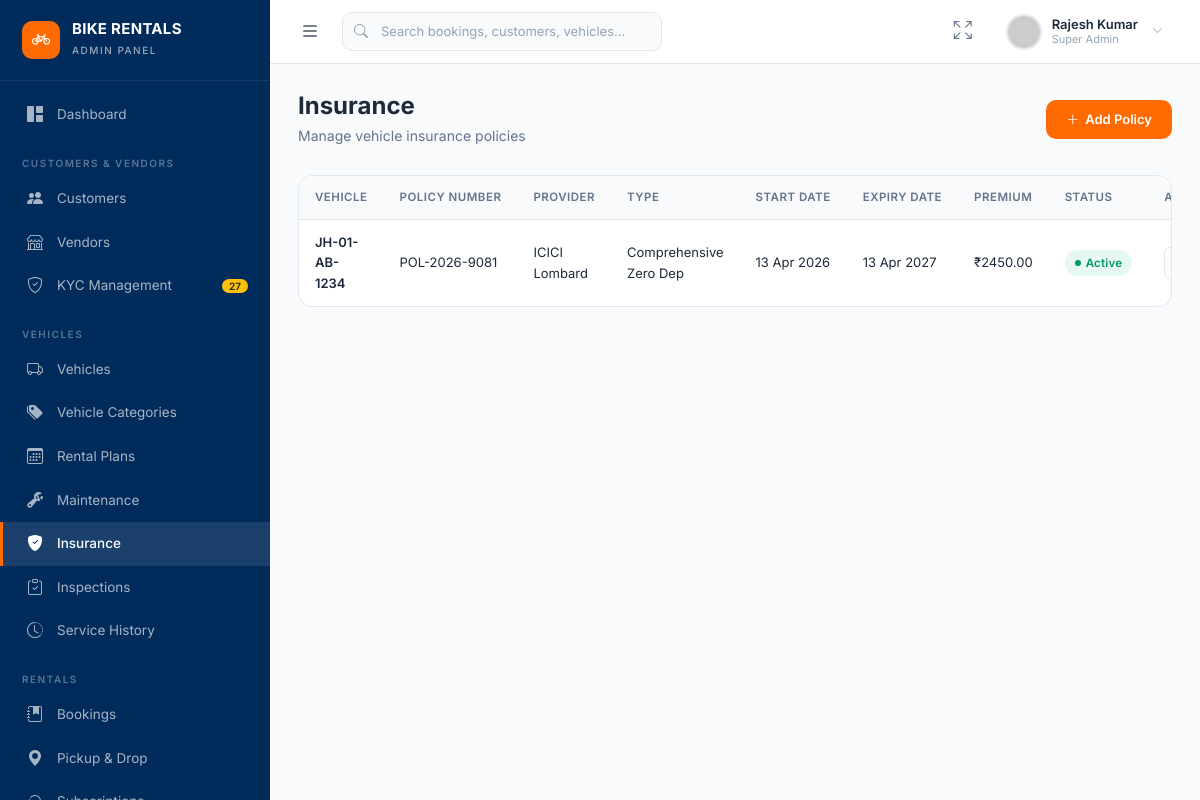
Screenshot of /maintenance/insurance/ with the database file from the repository.
### myapp/models.py (models this page shows, shortened)
class InsuranceRecord(models.Model):
    policy_number = models.CharField(max_length=50, unique=True)
    vehicle = models.ForeignKey(Vehicle, on_delete=models.CASCADE, related_name="insurance_records")
    provider = models.CharField(max_length=150)
    coverage_type = models.CharField(max_length=100, default="Comprehensive")
    start_date = models.DateField()
    expiry_date = models.DateField()
    premium_amount = models.DecimalField(max_digits=10, decimal_places=2, default=0)
    status = models.CharField(max_length=20, default="Active")
    class Meta:
        ordering = ["expiry_date"]

class Vehicle(models.Model):
    FUEL_CHOICES = [
        ("Petrol", "Petrol"),
        ("Electric", "Electric"),
        ("Diesel", "Diesel"),
    ]
    STATUS_CHOICES = [
        ("Available", "Available"),
        ("Rented", "Rented"),
        ("Reserved", "Reserved"),
        ("Maintenance", "Maintenance"),
        ("Inactive", "Inactive"),
    ]
    vehicle_id = models.CharField(max_length=20, unique=True, blank=True)
    vehicle_number = models.CharField(max_length=50, unique=True)
    brand = models.CharField(max_length=100)
    model = models.CharField(max_length=100)
    category = models.ForeignKey(VehicleCategory, on_delete=models.SET_NULL, null=True, related_name="vehicles")
    fuel_type = models.CharField(max_length=20, choices=FUEL_CHOICES, default="Petrol")
    battery_capacity_or_engine = models.CharField(max_length=50, default="110cc")
    range_km = models.PositiveIntegerField(default=120)
    current_location = models.ForeignKey(Location, on_delete=models.SET_NULL, null=True, blank=True, related_name="vehicles")
    franchise = models.ForeignKey(Franchise, on_delete=models.SET_NULL, null=True, blank=True, related_name="vehicles")
    rental_price_per_hour = models.DecimalField(max_digits=8, decimal_places=2, default=60)
    rental_price_per_day = models.DecimalField(max_digits=8, decimal_places=2, default=450)
    rental_price_per_week = models.DecimalField(max_digits=8, decimal_places=2, default=2700)
    rental_price_per_month = models.DecimalField(max_digits=8, decimal_places=2, default=8500)
    security_deposit = models.DecimalField(max_digits=8, decimal_places=2, default=1000)
    availability_status = models.CharField(max_length=30, choices=STATUS_CHOICES, default="Available")
    odometer_reading = models.PositiveIntegerField(default=5000)
    fuel_or_battery_level = models.PositiveIntegerField(default=100)
    color = models.CharField(max_length=50, default="Black")
    registration_year = models.PositiveIntegerField(default=2024)
    vehicle_type = models.CharField(max_length=50, default="Scooter", blank=True)
    engine_number = models.CharField(max_length=100, blank=True)
    engine_capacity = models.CharField(max_length=50, blank=True)
    chassis_number = models.CharField(max_length=100, blank=True)
    delivery_charge = models.DecimalField(max_digits=8, decimal_places=2, default=100)
    late_return_fee = models.DecimalField(max_digits=8, decimal_places=2, default=100)
    insurance_policy_number = models.CharField(max_length=100, blank=True)
    insurance_provider = models.CharField(max_length=150, blank=True)
    insurance_start_date = models.DateField(null=True, blank=True)
    insurance_expiry_date = models.DateField(null=True, blank=True)
    registration_date = models.DateField(null=True, blank=True)
    rc_expiry_date = models.DateField(null=True, blank=True)
    fitness_valid_until = models.DateField(null=True, blank=True)
    image = models.TextField(blank=True, null=True)
    images = models.JSONField(default=list, blank=True)
    image_front = models.TextField(blank=True, null=True, verbose_name="Front View Image")
    image_side = models.TextField(blank=True, null=True, verbose_name="Side View Image")
    image_back = models.TextField(blank=True, null=True, verbose_name="Back View Image")
    image_dashboard = models.TextField(blank=True, null=True, verbose_name="Dashboard Image")
    is_active = models.BooleanField(default=True)
    created_at = models.DateTimeField(default=timezone.now)
    class Meta:
        ordering = ["-id"]

### myapp/views.py (the view, shortened to what this page needs)
# urls.py: path('maintenance/insurance/', views.maintenance_insurance, name='admin_insurance'),
def maintenance_insurance(request):
    policies = InsuranceRecord.objects.select_related("vehicle").all()
    vehicles = Vehicle.objects.all()
    return render(request, "admin/maintenance/insurance.html", {"policies": policies, "vehicles": vehicles})

### myapp/templates/admin/maintenance/insurance.html (shortened to what this page needs)
{% extends "admin/base.html" %}
{% block content %}
<div class="page-header d-flex align-items-center justify-content-between flex-wrap gap-2">
    <div><h1>Insurance</h1><p>Manage vehicle insurance policies</p></div>
    <div class="page-header-actions"><button class="btn-primary-custom" data-bs-toggle="modal" data-bs-target="#addPolicyModal"><i class="bi bi-plus-lg"></i> Add Policy</button></div>
</div>
<div class="panel-card">
    <div class="admin-table-wrapper">
        <table class="admin-table">
            <thead><tr><th>Vehicle</th><th>Policy Number</th><th>Provider</th><th>Type</th><th>Start Date</th><th>Expiry Date</th><th>Premium</th><th>Status</th><th>Actions</th></tr></thead>
            <tbody>
                {% for p in policies %}
                <tr>
                    <td class="cell-bold">{{ p.vehicle.vehicle_number|default:"-" }}</td>
                    <td>{{ p.policy_number }}</td>
                    <td>{{ p.provider }}</td>
                    <td>{{ p.coverage_type|default:"Comprehensive" }}</td>
                    <td>{{ p.start_date|date:"d M Y" }}</td>
                    <td>{{ p.expiry_date|date:"d M Y" }}</td>
                    <td>₹{{ p.premium_amount }}</td>
                    <td><span class="status-badge badge-active">{{ p.status|default:"Active" }}</span></td>
                    <td><div class="d-flex gap-1"><button class="btn-sm-action" onclick="openEditModal('insurance', '{{ p.id }}')"></button></div></td>
                </tr>
                {% endfor %}
</tbody>
        </table>
    </div>
</div>
{% endblock %}

### myapp/static/css/admin.css (style rules this page uses)
:root { --primary: #002B5B; --primary-light: #003d7a; --primary-dark: #001d3d; --accent: #FF6B00; --accent-hover: #E65C00; --accent-light: rgba(255, 107, 0, 0.1); --bg: #F8FAFC; --bg-card: #FFFFFF; --text: #1E293B; --text-secondary: #64748B; --text-muted: #94A3B8; --white: #FFFFFF; --border: #E2E8F0; --border-light: #F1F5F9; --success: #10B981; --success-bg: rgba(16, 185, 129, 0.1); --warning: #F59E0B; --warning-bg: rgba(245, 158, 11, 0.1); --danger: #EF4444; --danger-bg: rgba(239, 68, 68, 0.1); --info: #3B82F6; --info-bg: rgba(59, 130, 246, 0.1); --purple: #8B5CF6; --purple-bg: rgba(139, 92, 246, 0.1); --sidebar-width: 270px; --sidebar-collapsed: 0px; --navbar-height: 64px; --radius: 10px; --radius-sm: 6px; --radius-lg: 14px; --shadow-sm: 0 1px 3px rgba(0, 0, 0, 0.06), 0 1px 2px rgba(0, 0, 0, 0.04); --shadow: 0 4px 6px -1px rgba(0, 0, 0, 0.07), 0 2px 4px -2px rgba(0, 0, 0, 0.05); --shadow-md: 0 10px 15px -3px rgba(0, 0, 0, 0.08), 0 4px 6px -4px rgba(0, 0, 0, 0.05); --shadow-lg: 0 20px 25px -5px rgba(0, 0, 0, 0.08), 0 8px 10px -6px rgba(0, 0, 0, 0.04); --transition: all 0.25s cubic-bezier(0.4, 0, 0.2, 1); --font: 'Inter', -apple-system, BlinkMacSystemFont, 'Segoe UI', sans-serif; }
*, *::before, *::after { box-sizing: border-box; margin: 0; padding: 0; }
html { scroll-behavior: smooth; }
body { font-family: var(--font); background: var(--bg); color: var(--text); font-size: 14px; line-height: 1.6; overflow-x: hidden; -webkit-font-smoothing: antialiased; -moz-osx-font-smoothing: grayscale; }
.page-header { margin-bottom: 28px; }
.page-header h1 { font-size: 24px; font-weight: 700; color: var(--text); margin: 0; }
.page-header p { color: var(--text-secondary); font-size: 14px; margin: 4px 0 0; }
.page-header-actions { display: flex; gap: 10px; align-items: center; }
.panel-card { background: var(--white); border-radius: var(--radius-lg); border: 1px solid var(--border); overflow: hidden; }
.admin-table-wrapper { overflow-x: auto; -webkit-overflow-scrolling: touch; }
.admin-table { width: 100%; border-collapse: separate; border-spacing: 0; font-size: 13px; }
.admin-table thead th { background: var(--bg); color: var(--text-secondary); font-weight: 600; font-size: 11.5px; text-transform: uppercase; letter-spacing: 0.5px; padding: 12px 16px; border-bottom: 1px solid var(--border); white-space: nowrap; position: sticky; top: 0; z-index: 1; }
.admin-table tbody td { padding: 12px 16px; border-bottom: 1px solid var(--border-light); vertical-align: middle; color: var(--text); }
.admin-table tbody tr { transition: var(--transition); }
.admin-table tbody tr:last-child td { border-bottom: none; }
.cell-bold { font-weight: 600; color: var(--text); }
.status-badge { display: inline-flex; align-items: center; gap: 5px; padding: 4px 10px; border-radius: 20px; font-size: 11.5px; font-weight: 600; white-space: nowrap; letter-spacing: 0.2px; }
.status-badge::before { content: ''; width: 6px; height: 6px; border-radius: 50%; flex-shrink: 0; }
.badge-available, .badge-active, .badge-completed, .badge-verified, .badge-success, .badge-paid { background: var(--success-bg); color: #059669; }
.badge-available::before, .badge-active::before, .badge-completed::before, .badge-verified::before, .badge-success::before, .badge-paid::before { background: #059669; }
.btn-primary-custom { background: var(--accent); color: var(--white); border: none; padding: 9px 20px; border-radius: var(--radius); font-size: 13px; font-weight: 600; cursor: pointer; transition: var(--transition); font-family: var(--font); display: inline-flex; align-items: center; gap: 6px; }
.btn-sm-action { width: 32px; height: 32px; border: 1px solid var(--border); background: var(--white); border-radius: var(--radius-sm); display: inline-flex; align-items: center; justify-content: center; font-size: 14px; color: var(--text-secondary); cursor: pointer; transition: var(--transition); }

### rows the page displays
InsuranceRecord: vehicle.vehicle_number "JH-01-AB-1234", policy_number "POL-2026-9081", provider "ICICI Lombard", coverage_type "Comprehensive Zero Dep", start_date "13 Apr 2026", expiry_date "13 Apr 2027", premium_amount "2450.00", status "Active"
